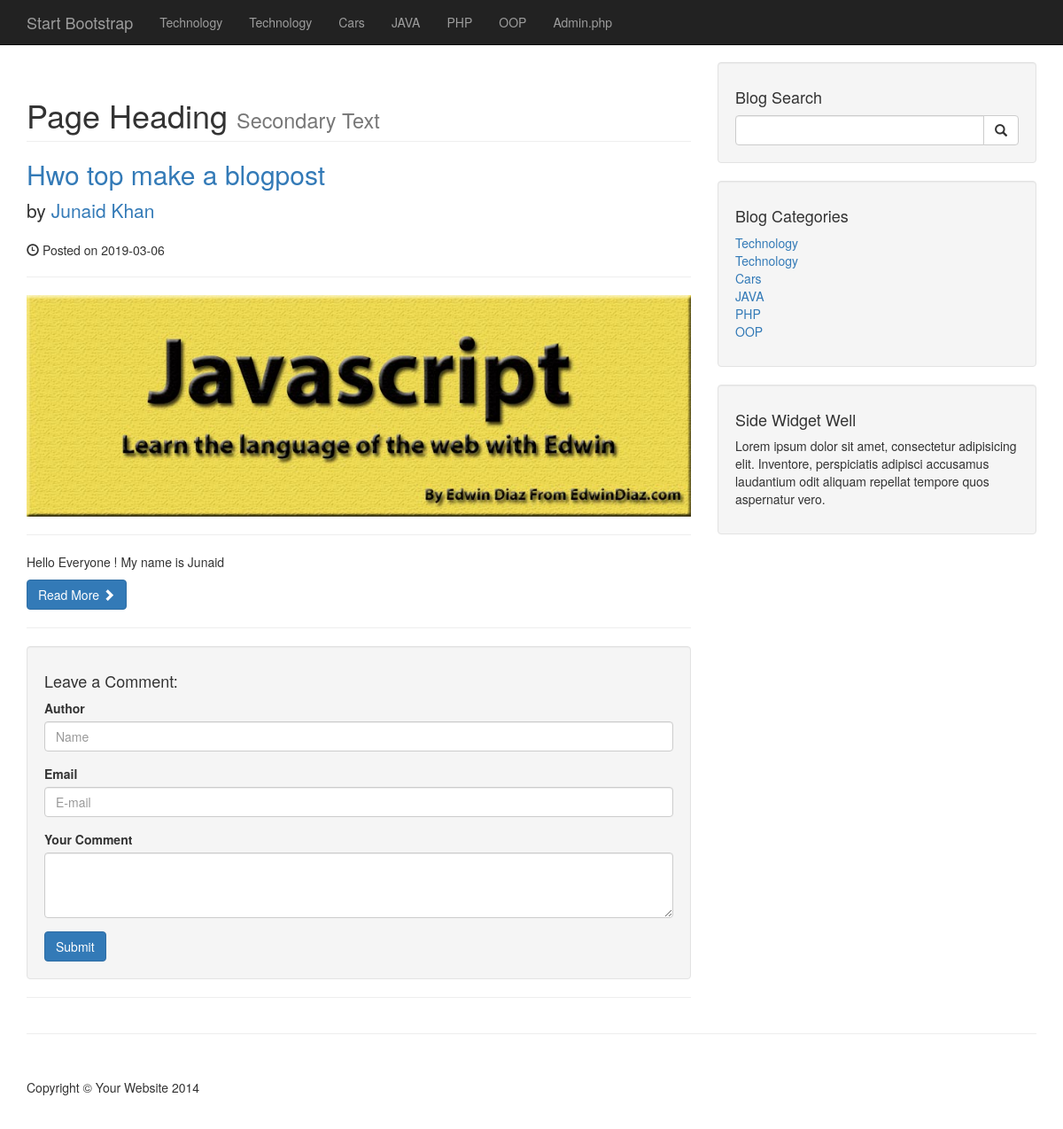
The page /post.php?p_id=4 on the database as committed earlier.
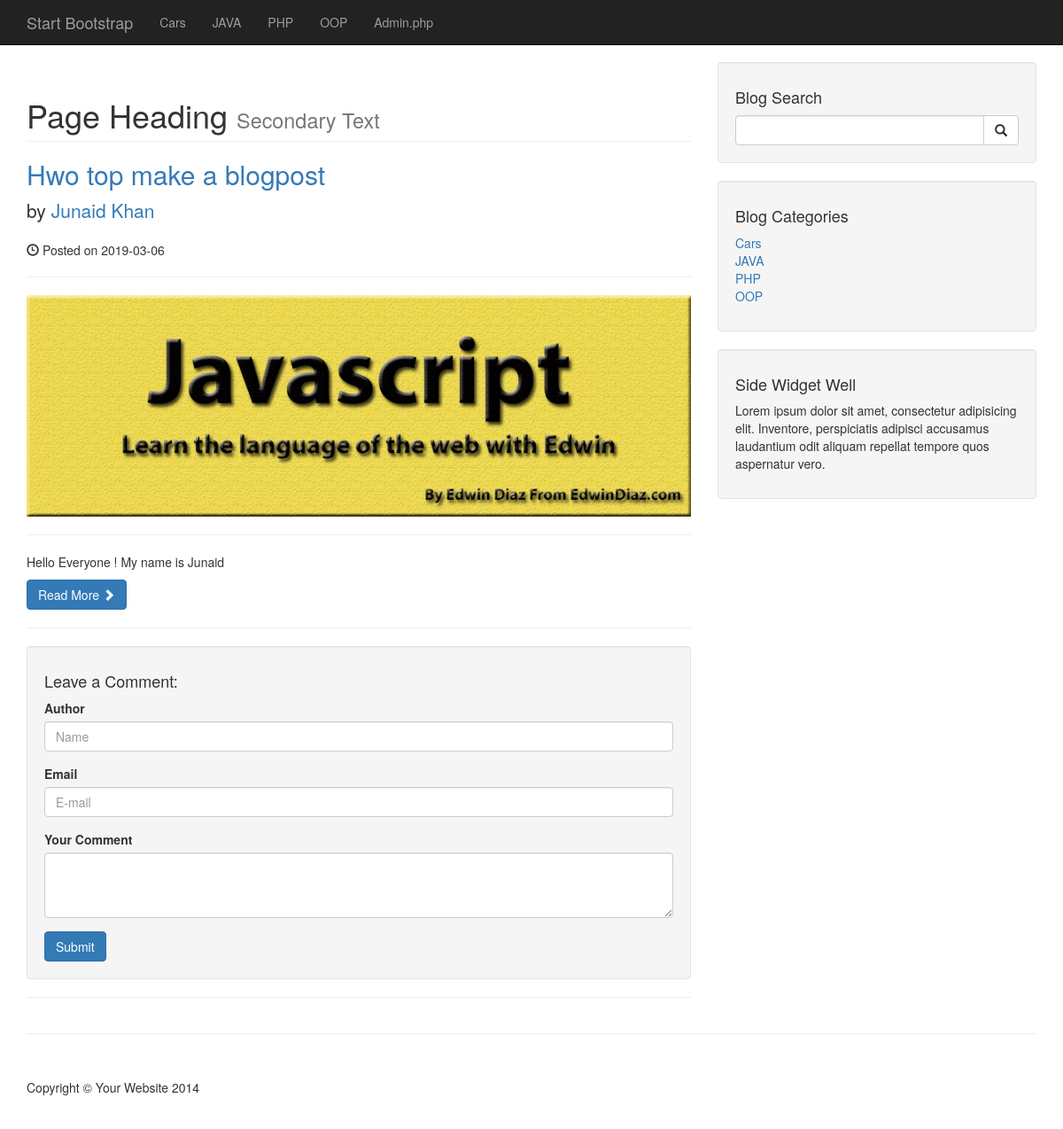
The same page on the database as committed later.
### tables this page shows
CREATE TABLE `categories` (
  `cat_id` int(3) NOT NULL,
  `cat_title` varchar(255) NOT NULL
);

CREATE TABLE `posts` (
  `post_id` int(3) NOT NULL,
  `post_category_id` int(3) NOT NULL,
  `post_title` varchar(255) NOT NULL,
  `post_author` varchar(255) NOT NULL,
  `post_date` date NOT NULL,
  `post_image` text NOT NULL,
  `post_content` text NOT NULL,
  `post_tags` varchar(255) NOT NULL,
  `post_comment_count` int(11) NOT NULL,
  `post_status` varchar(255) NOT NULL DEFAULT 'draft'
);

### post.php (the view, shortened to what the changed rows need)
<?php include "includes/db.php" ;?>
<?php include "includes/header.php" ;?>
  <?php include "includes/navigation.php" ;?>
    <div class="container">
        <div class="row">
            <div class="col-md-8">
              <?php
                 if($_GET['p_id']){
                    $the_post_id = $_GET['p_id'];
                }
                $query = "SELECT * FROM posts WHERE post_id ={$the_post_id}";
$select_all_posts_query = mysqli_query($connection , $query);
            while($row = mysqli_fetch_assoc($select_all_posts_query))
            {
                $post_title = $row['post_title'];
                 $post_author = $row['post_author'];
                 $post_date = $row['post_date'];
                 $post_image = $row['post_image'];
                 $post_content = $row['post_content'];
                ?>
                <h1 class="page-header">
                    Page Heading
                    <small>Secondary Text</small>
                </h1>
                <h2>
                    <a href="#"><?php echo $post_title; ?></a>
                </h2>
                <p class="lead">
                    by <a href="index.php"><?php echo $post_author; ?></a>
                </p>
                <p><span class="glyphicon glyphicon-time"></span> Posted on <?php echo $post_date; ?></p>
                <hr>
                <img class="img-responsive" src="images/<?php echo
                    $post_image;?>" alt="">
                <hr>
                <p><?php echo $post_content; ?></p>
                <a class="btn btn-primary" href="#">Read More <span class="glyphicon glyphicon-chevron-right"></span></a>
                <hr>
            <?php    } ?>
                <div class="well">
                    <h4>Leave a Comment:</h4>
                    <form role="form" method="post">
                    </form>
                </div>
                <hr>
            </div>
            <?php include "includes/sidebar.php";?>
        </div>
<?php include "includes/footer.php";?>

### includes/navigation.php (shortened to what the changed rows need)
  <nav class="navbar navbar-inverse navbar-fixed-top" role="navigation">
        <div class="container">
            <div class="collapse navbar-collapse" id="bs-example-navbar-collapse-1">
                <ul class="nav navbar-nav">
                <?php
                    $query = "SELECT * from categories";
$select_all_categories_query = mysqli_query($connection , $query);
            while($row = mysqli_fetch_assoc($select_all_categories_query))
            {
                $cat_title = $row['cat_title'];
                echo"<li><a href='#'>{$cat_title}</a></li>";
            }
                ?>
                </ul>
            </div>
        </div>
    </nav>

### includes/sidebar.php (shortened to what the changed rows need)
<div class="col-md-4">
               <div class="well">
           <?php
               $query = "SELECT * from categories";
       $select_categories_sidebar= mysqli_query($connection , $query)
           ?>
                   <div class="row">
                       <div class="col-lg-12">
                           <ul class="list-unstyled">
           <?php
           while($row = mysqli_fetch_assoc($select_categories_sidebar))
           {
           $cat_title = $row['cat_title'];
           $cat_id = $row['cat_id'];
           echo"<li><a href='category.php?category=$cat_id'>{$cat_title}</a></li>";
           }
           ?>
                       </ul>
                       </div>
                   </div>
               </div>
           </div>

Rows that differ between the two databases and show on the page:
removed categories: cat_title "Technology"
removed categories: cat_title "Technology"
